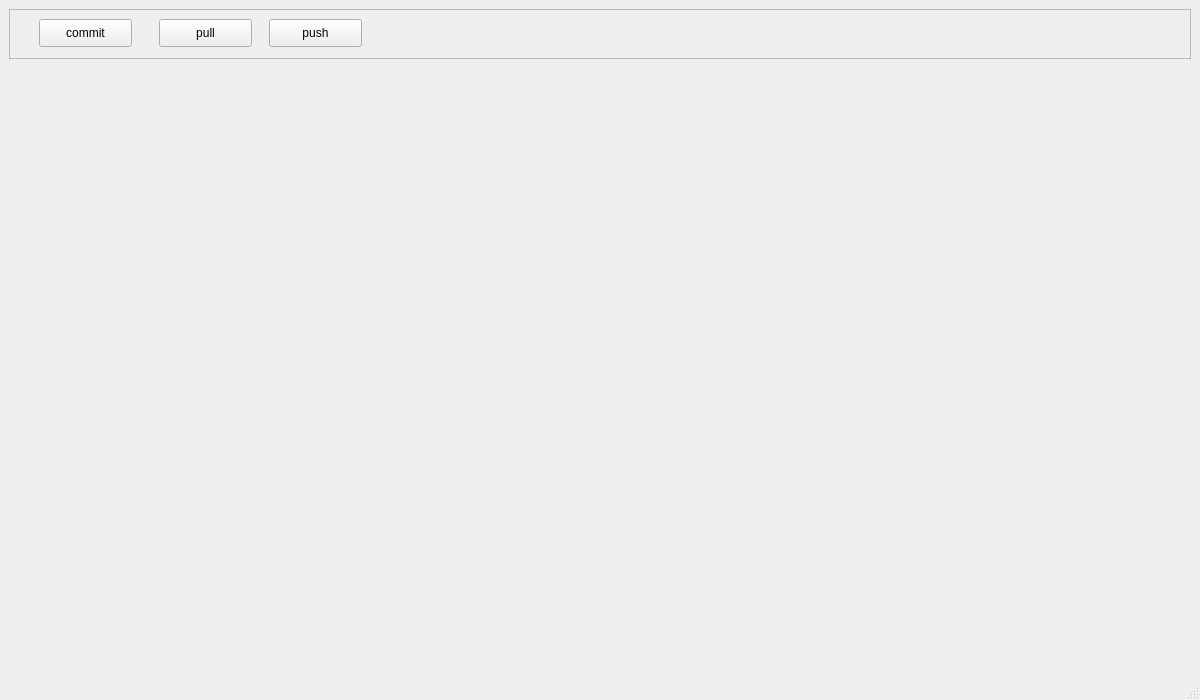
<?xml version="1.0" encoding="UTF-8"?>
<ui version="4.0">
 <class>ProjWindow</class>
 <widget class="QMainWindow" name="ProjWindow">
  <property name="windowModality">
   <enum>Qt::NonModal</enum>
  </property>
  <property name="geometry">
   <rect>
    <x>0</x>
    <y>0</y>
    <width>1200</width>
    <height>700</height>
   </rect>
  </property>
  <property name="sizePolicy">
   <sizepolicy hsizetype="Preferred" vsizetype="Preferred">
    <horstretch>0</horstretch>
    <verstretch>0</verstretch>
   </sizepolicy>
  </property>
  <property name="baseSize">
   <size>
    <width>0</width>
    <height>0</height>
   </size>
  </property>
  <property name="windowTitle">
   <string>Git Project</string>
  </property>
  <property name="documentMode">
   <bool>false</bool>
  </property>
  <property name="dockNestingEnabled">
   <bool>true</bool>
  </property>
  <widget class="QWidget" name="centralwidget">
   <layout class="QGridLayout" name="gridLayout_2">
    <item row="0" column="0">
     <layout class="QVBoxLayout" name="verticalLayout">
      <property name="sizeConstraint">
       <enum>QLayout::SetMaximumSize</enum>
      </property>
      <item>
       <widget class="QFrame" name="frame">
        <property name="sizePolicy">
         <sizepolicy hsizetype="Expanding" vsizetype="Fixed">
          <horstretch>0</horstretch>
          <verstretch>0</verstretch>
         </sizepolicy>
        </property>
        <property name="minimumSize">
         <size>
          <width>0</width>
          <height>50</height>
         </size>
        </property>
        <property name="maximumSize">
         <size>
          <width>16777215</width>
          <height>50</height>
         </size>
        </property>
        <property name="styleSheet">
         <string notr="true"/>
        </property>
        <property name="frameShape">
         <enum>QFrame::StyledPanel</enum>
        </property>
        <property name="frameShadow">
         <enum>QFrame::Raised</enum>
        </property>
        <widget class="QPushButton" name="commitButton">
         <property name="geometry">
          <rect>
           <x>30</x>
           <y>10</y>
           <width>93</width>
           <height>28</height>
          </rect>
         </property>
         <property name="text">
          <string>commit</string>
         </property>
        </widget>
        <widget class="QPushButton" name="pushButton_2">
         <property name="geometry">
          <rect>
           <x>150</x>
           <y>10</y>
           <width>93</width>
           <height>28</height>
          </rect>
         </property>
         <property name="text">
          <string>pull</string>
         </property>
        </widget>
        <widget class="QPushButton" name="pushButton_3">
         <property name="geometry">
          <rect>
           <x>260</x>
           <y>10</y>
           <width>93</width>
           <height>28</height>
          </rect>
         </property>
         <property name="text">
          <string>push</string>
         </property>
        </widget>
       </widget>
      </item>
      <item>
       <spacer name="verticalSpacer">
        <property name="orientation">
         <enum>Qt::Vertical</enum>
        </property>
        <property name="sizeType">
         <enum>QSizePolicy::Fixed</enum>
        </property>
        <property name="sizeHint" stdset="0">
         <size>
          <width>20</width>
          <height>5</height>
         </size>
        </property>
       </spacer>
      </item>
      <item>
       <layout class="QHBoxLayout" name="horizontalLayout">
        <item>
         <widget class="LogWidget" name="logLW" native="true"/>
        </item>
        <item>
         <spacer name="horizontalSpacer">
          <property name="orientation">
           <enum>Qt::Horizontal</enum>
          </property>
          <property name="sizeType">
           <enum>QSizePolicy::Fixed</enum>
          </property>
          <property name="sizeHint" stdset="0">
           <size>
            <width>5</width>
            <height>20</height>
           </size>
          </property>
         </spacer>
        </item>
        <item>
         <widget class="FileWidget" name="fileFW" native="true"/>
        </item>
       </layout>
      </item>
     </layout>
    </item>
   </layout>
  </widget>
  <widget class="QMenuBar" name="menubar">
   <property name="geometry">
    <rect>
     <x>0</x>
     <y>0</y>
     <width>1200</width>
     <height>22</height>
    </rect>
   </property>
  </widget>
  <widget class="QStatusBar" name="statusbar"/>
 </widget>
 <customwidgets>
  <customwidget>
   <class>LogWidget</class>
   <extends>QWidget</extends>
   <header>logwidget.h</header>
   <container>1</container>
  </customwidget>
  <customwidget>
   <class>FileWidget</class>
   <extends>QWidget</extends>
   <header>filewidget.h</header>
   <container>1</container>
  </customwidget>
 </customwidgets>
 <resources/>
 <connections/>
</ui>
